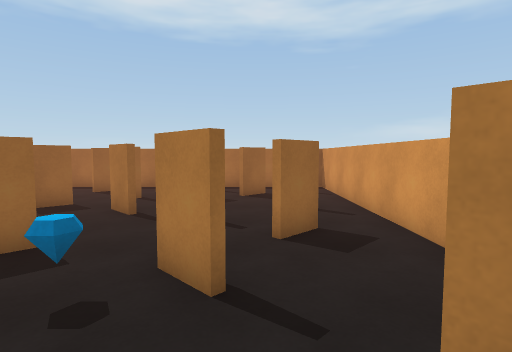
view 1 (above)

15 first-person views from a walk through a 3-D level made in the Unity game engine. The camera is 1.5 m above the floor, tilts 4° down and sees 80° across. The floor is counted in squares, 1 m on a side. Each view is taken from the middle of a square. On the plan, view 1 faces up. The plan holds only what a view shows up to about 15 squares ahead; the rest is blank. Some animated figures are left out.

view 2
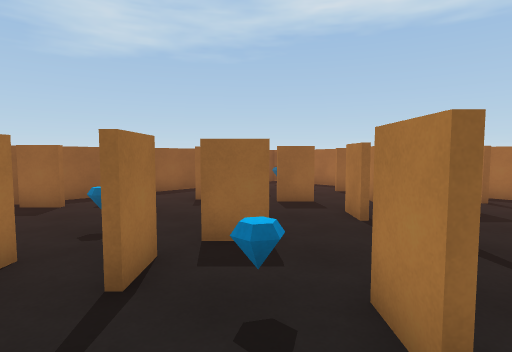

view 3
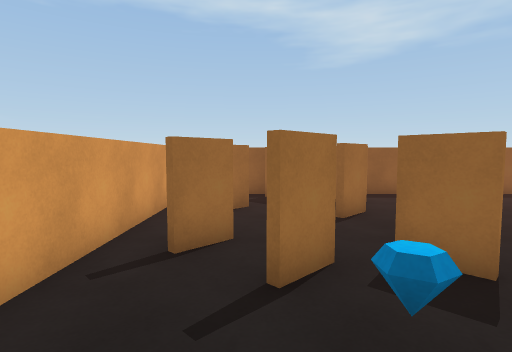

view 4
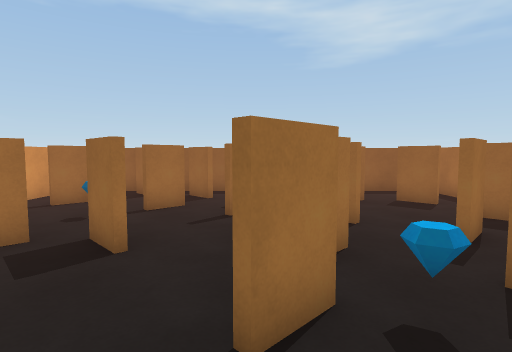

view 5
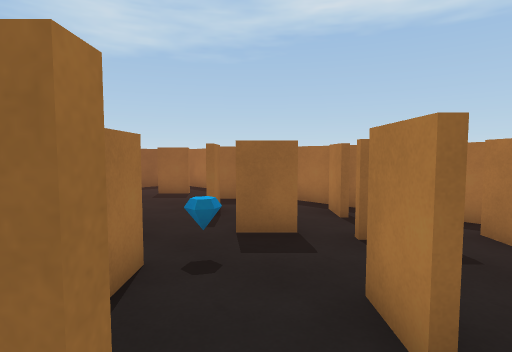

view 6
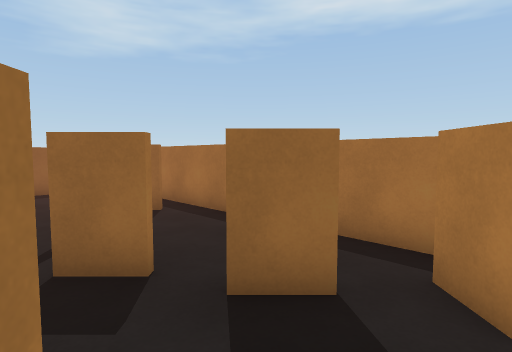

view 7
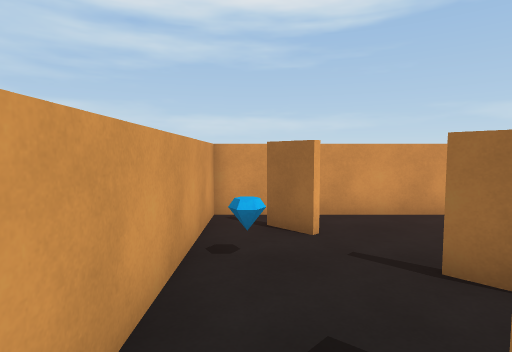

view 8
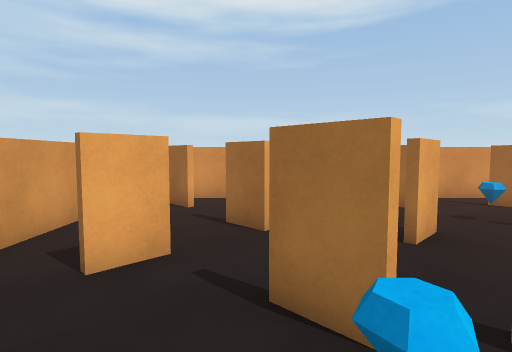

view 9
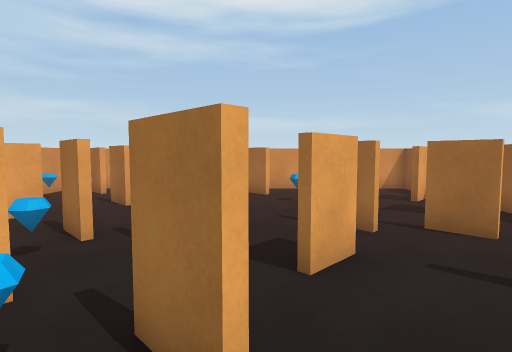

view 10
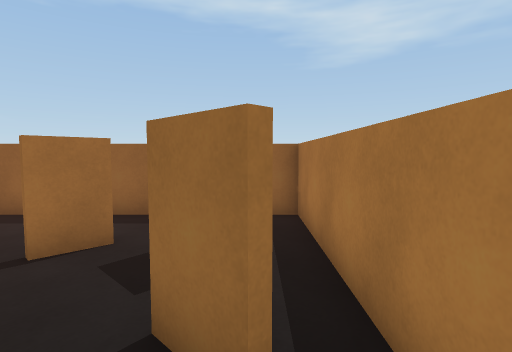

view 11
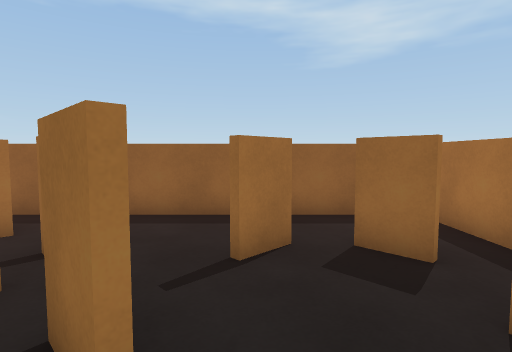

view 12
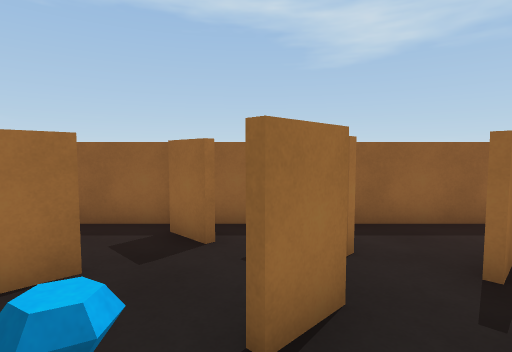

view 13
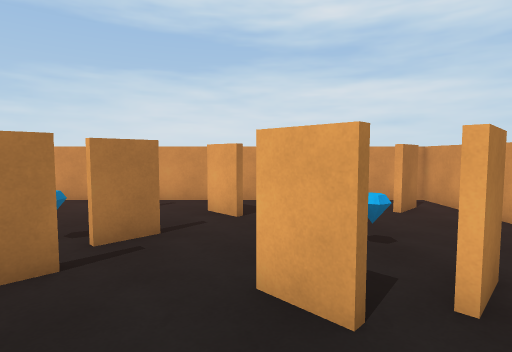

view 14
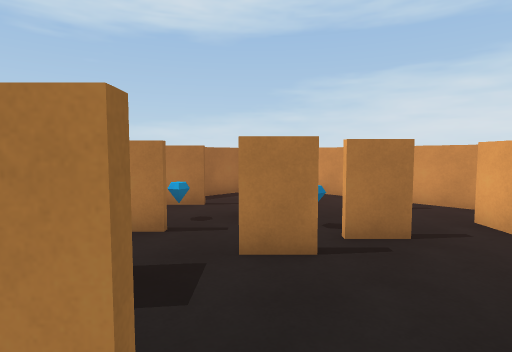

view 15
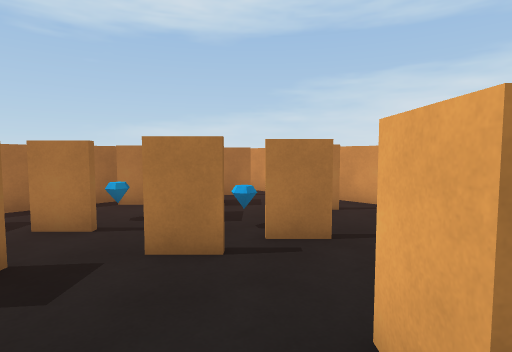

### Floor plan
Ten units are one square. View 1 is at (0, 0); x grows to the right and y downward. Boxes are objects, and circles mark ways between rooms. Rooms are numbered by the first view taken in them; rooms with no view inside come last. Other rooms are left out.
<svg viewBox="-120 -146 155 156">
<path fill="none" stroke="#000" d="M-4 -31 -14 -40M-13 -42 -3 -32M-42 -32 -32 -22M9 -14 18 -5M-35 -49 -44 -40M17 -4 8 -13M13 -62 4 -53M-75 5 30 5 30 -64M15 -82 5 -91M-15 -107 -24 -97M-20 -78 -11 -70M4 -119 -5 -110M19 -121 10 -130M30 -64 30 -141M-66 -84 -56 -94M-55 -92 -64 -83M-73 -73 -64 -63M-65 -62 -70 -66M-39 -86 -36 -82M-31 -75 -41 -84M-41 -104 -50 -112M-93 -78 -84 -68M-80 -50 -71 -40M-48 -114 -39 -105M-91 -106 -82 -98M-46 -41 -36 -51M-93 -53 -102 -45M-13 -68 -22 -77M-81 -125 -90 -116M-56 -130 -65 -121M-100 -32 -109 -23M-16 -125 -25 -134M-54 -16 -45 -7M-34 -20 -44 -30M-88 -19 -79 -9M3 -54 12 -63M-108 -27 -102 -33M11 -141 -115 -141 -115 -15M-115 -15 -115 5 -75 5"/>
<rect x="-25" y="-35" width="10" height="10" fill="#bbb"><title>other object</title></rect>
<rect x="15" y="-35" width="10" height="10" fill="#bbb"><title>other object</title></rect>
<rect x="-65" y="-35" width="10" height="10" fill="#bbb"><title>other object</title></rect>
<rect x="-35" y="-115" width="10" height="10" fill="#bbb"><title>other object</title></rect>
<rect x="-25" y="-95" width="10" height="10" fill="#bbb"><title>other object</title></rect>
<circle cx="20" cy="-55" r="3" fill="#2a7"/>
<circle cx="-25" cy="-35" r="3" fill="#2a7"/>
<circle cx="-40" cy="-40" r="3" fill="#2a7"/>
<circle cx="-65" cy="-10" r="3" fill="#2a7"/>
<circle cx="0" cy="-50" r="3" fill="#2a7"/>
<circle cx="-85" cy="0" r="3" fill="#2a7"/>
<circle cx="-10" cy="-110" r="3" fill="#2a7"/>
<circle cx="-20" cy="-90" r="3" fill="#2a7"/>
<circle cx="-5" cy="-70" r="3" fill="#2a7"/>
<circle cx="-100" cy="-10" r="3" fill="#2a7"/>
<text x="-20" y="-20">1</text>
<text x="0" y="-90">2</text>
<text x="-60" y="-80">3</text>
<text x="-100" y="0">4</text>
</svg>
Room 1 opens to room 2. Room 1 opens to room 3. Room 1 opens to room 4. Room 2 opens to room 3. Room 3 opens to room 4.

Where each view was taken, in squares from view 1:
view 1: 0 up, 0 right, facing up
view 2: 1 up, 0 right, facing up-left
view 3: 2 up, 0 right, facing left
view 4: 7 up, 1 right, facing left
view 5: 6 up, 2 right, facing up-left
view 6: 9 up, 2 right, facing up-left
view 7: 7 up, 2 right, facing down
view 8: 10 up, 1 left, facing down
view 9: 13 up, 5 left, facing down
view 10: 13 up, 4 left, facing left
view 11: 10 up, 4 left, facing left
view 12: 4 up, 5 left, facing left
view 13: 5 up, 7 left, facing right
view 14: 5 up, 7 left, facing up-right
view 15: 4 up, 6 left, facing up-right
